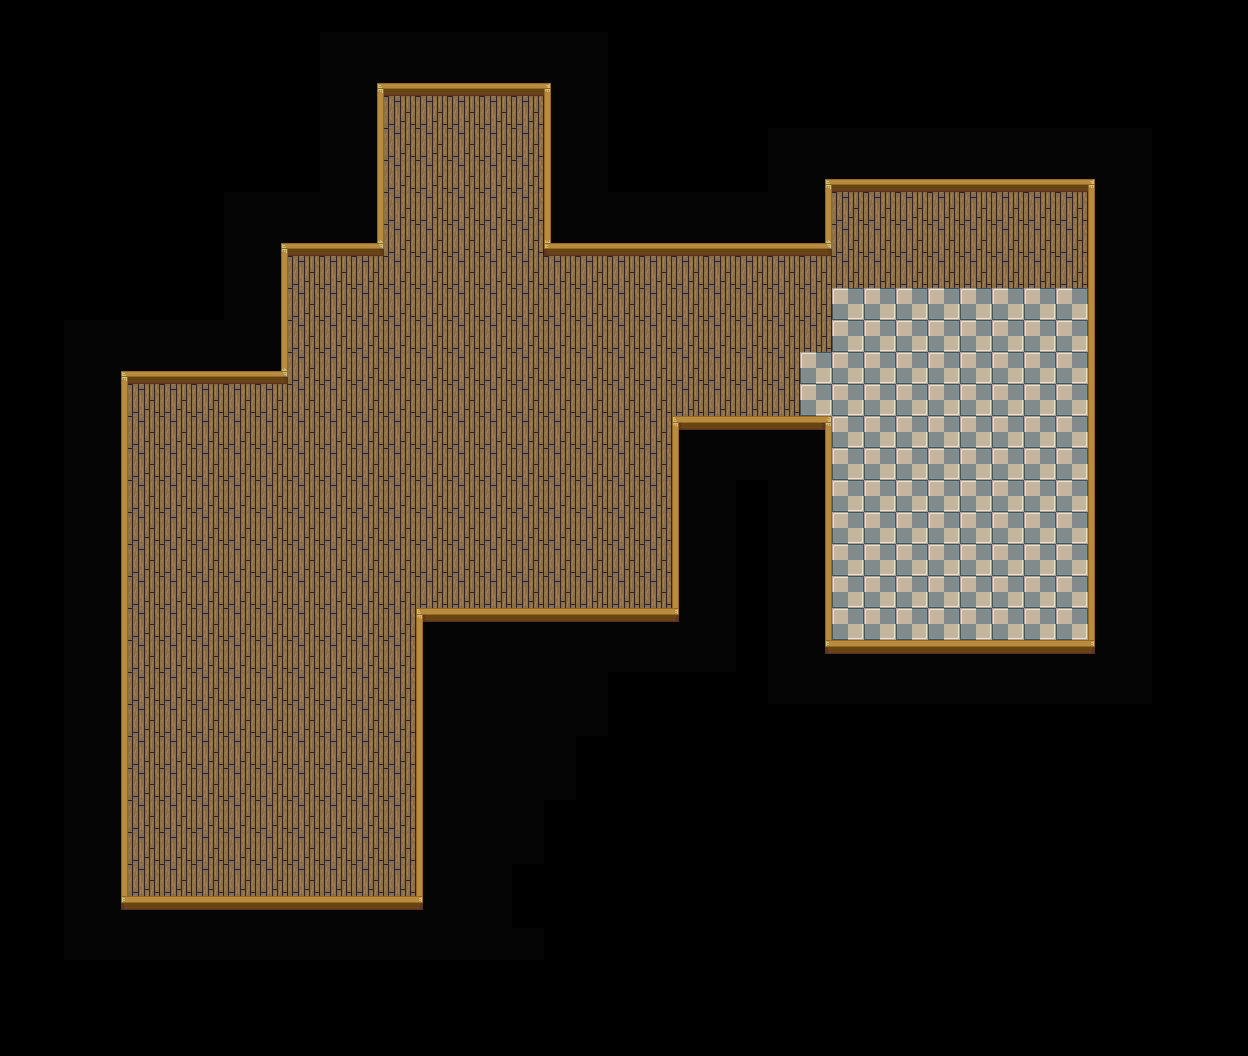

A 2D game scene composited from a Tiled map and its tileset images. What follows is a short description and the map's XML, with each tile layer's data collapsed to a summary:
An orthogonal 39x33 tile map with 32x32 px tiles, 1 tile layer (Fundo), 2 hidden layers not drawn, 3 tilesets and 100 objects (69x block, 7x c_cimento, 3x c_chave_inglesa, 3x c_martelo, 3x c_chave_de_fenda, ...).

<map version="1.2" tiledversion="1.2.4" orientation="orthogonal" renderorder="right-down" width="39" height="33" tilewidth="32" tileheight="32" infinite="0" nextlayerid="12" nextobjectid="262">
 <tileset firstgid="1" source="casa_tileset.tsx" />
 <tileset firstgid="257" source="parede.tsx" />
 <tileset firstgid="321" source="concertos.tsx" />
 <layer id="6" name="Fundo" width="39" height="33">
  <data>[1287 cells, 704 non-empty, 15 distinct tile ids]</data>
 </layer>
 <layer id="7" name="Paredes" width="39" height="33" visible="0">
  <data>[1287 cells, 90 non-empty, 3 distinct tile ids]</data>
 </layer>
 <layer id="10" name="Moveis" width="39" height="33" visible="0">
  <data>[1287 cells, 65 non-empty, 35 distinct tile ids]</data>
 </layer>
 <objectgroup id="5" name="Colisões">
  <object id="1" type="block" x="417" y="611" width="271.667" height="301" />
  <object id="2" type="block" x="124" y="894" width="299" height="67" />
  <object id="3" type="block" x="63" y="373" width="59" height="586" />
  <object id="4" type="block" x="126" y="337" width="161" height="140" />
  <object id="5" type="block" x="283" y="217" width="101" height="131" />
  <object id="6" type="block" x="375" y="84" width="176" height="107.333" />
  <object id="7" type="block" x="545" y="182.667" width="281" height="166.333" />
  <object id="8" type="block" x="825" y="179" width="272" height="108.667" />
  <object id="9" type="block" x="1090" y="265.333" width="62" height="439.667" />
  <object id="11" type="block" x="673.667" y="419.667" width="153" height="319" />
  <object id="33" type="block" x="818.833" y="640.5" width="278.334" height="319" />
  <object id="42" type="block" x="960.583" y="269.084" width="32" height="47.9997" />
  <object id="88" type="block" gid="84" x="864" y="288" width="32" height="32" />
  <object id="89" type="block" gid="84" x="1023.61" y="288.182" width="32" height="32" />
  <object id="90" type="block" gid="52" x="896" y="288" width="32" height="32" />
  <object id="93" type="block" gid="68" x="896.182" y="319.091" width="32" height="32" />
  <object id="94" type="block" gid="83" x="992.909" y="288.909" width="32" height="32" />
  <object id="95" type="block" gid="68" x="992.909" y="319.818" width="32" height="32" />
  <object id="96" type="block" gid="117" x="1024.36" y="319.636" width="32" height="32" />
  <object id="97" type="block" gid="52" x="1024" y="287.818" width="32" height="32" />
  <object id="98" type="block" gid="84" x="1023.82" y="287.818" width="32" height="32" />
  <object id="101" type="block" gid="85" x="927.818" y="288" width="32" height="32" />
  <object id="103" type="block" gid="155" x="1056.18" y="319.818" width="32" height="32" />
  <object id="104" type="block" gid="138" x="1055.82" y="288.909" width="32" height="32" />
  <object id="109" type="block" gid="124" x="1055.82" y="257.182" width="32" height="32" />
  <object id="110" type="block" gid="124" x="1055.82" y="225.364" width="32" height="32" />
  <object id="111" type="block" gid="124" x="1055.82" y="194.091" width="32" height="32" />
  <object id="112" type="block" gid="69" x="927.333" y="319.333" width="32" height="32" />
  <object id="113" type="block" gid="97" x="831.358" y="288.021" width="32" height="32" />
  <object id="114" type="block" gid="113" x="831.333" y="320" width="32" height="32" />
  <object id="115" type="block" gid="115" x="863.417" y="319.167" width="32" height="32" />
  <object id="118" type="block" gid="51" x="960" y="289.636" width="32" height="32" />
  <object id="120" gid="15" x="512" y="192.438" width="32" height="32" />
  <object id="121" gid="31" x="512" y="224.063" width="32" height="32" />
  <object id="122" gid="47" x="512.063" y="256" width="32" height="32" />
  <object id="123" type="block" gid="98" x="384" y="191.818" width="32" height="32" />
  <object id="124" type="block" gid="98" x="416" y="192.182" width="32" height="32" />
  <object id="125" type="block" gid="114" x="384" y="224" width="32" height="32" />
  <object id="126" type="block" gid="114" x="416" y="223.818" width="32" height="32" />
  <object id="127" type="block" gid="14" x="384" y="288.364" width="32" height="32" />
  <object id="128" type="block " gid="30" x="384" y="320" width="32" height="32" />
  <object id="129" type="block" gid="129" x="288" y="352" width="32" height="32" />
  <object id="130" type="block" gid="145" x="288.063" y="383.938" width="32" height="32" />
  <object id="135" type="block" gid="102" x="320" y="346" width="32" height="32" />
  <object id="136" type="block" gid="145" x="320" y="375.5" width="32" height="32" />
  <object id="140" type="block" gid="98" x="160" y="480.091" width="32" height="32" />
  <object id="141" type="block" gid="114" x="160.091" y="512" width="32" height="32" />
  <object id="142" type="block" gid="118" x="192" y="512.091" width="32" height="32" />
  <object id="143" type="block" gid="102" x="191.909" y="480.091" width="32" height="32" />
  <object id="144" type="block" gid="134" x="224" y="480" width="32" height="32" />
  <object id="145" type="block" gid="115" x="864" y="318.875" width="32" height="32" />
  <object id="146" type="block" gid="115" x="863.636" y="319.636" width="32" height="32" />
  <object id="166" type="block" gid="132" x="511.545" y="578.545" width="32" height="32" />
  <object id="167" type="block" gid="132" x="544" y="578.636" width="32" height="32" />
  <object id="168" type="block" gid="132" x="576.182" y="578.636" width="32" height="32" />
  <object id="169" type="block" gid="148" x="576.273" y="610.364" width="32" height="32" />
  <object id="170" type="block" gid="148" x="543.727" y="610.636" width="32" height="32" />
  <object id="171" type="block" gid="148" x="511.545" y="610.455" width="32" height="32" />
  <object id="172" type="block" gid="133" x="479.182" y="607.545" width="32" height="32" />
  <object id="173" type="block" gid="161" x="447" y="605" width="32" height="32" />
  <object id="174" type="block" gid="161" x="414.5" y="604" width="32" height="32" />
  <object id="178" gid="193" x="991.333" y="641.333" width="32" height="32" />
  <object id="179" gid="194" x="1023.36" y="641.273" width="32" height="32" />
  <object id="180" gid="177" x="991.455" y="609.909" width="32" height="32" />
  <object id="181" type="block" gid="178" x="1023.36" y="609.364" width="32" height="32" />
  <object id="222" type="block" gid="54" x="384" y="704" width="32" height="32" />
  <object id="224" type="block" gid="55" x="384" y="736" width="32" height="32" />
  <object id="225" type="block" gid="55" x="384" y="768" width="32" height="32" />
  <object id="226" type="block" gid="55" x="384" y="800" width="32" height="32" />
  <object id="227" type="block" gid="70" x="384" y="832" width="32" height="32" />
  <object id="228" type="block" gid="86" x="384" y="864" width="32" height="32" />
  <object id="236" x="135" y="487" width="54" height="15" />
  <object id="245" type="block" x="287" y="317" width="34" height="65" />
  <object id="247" x="293" y="326" width="25" height="56" />
  <object id="251" type="block" x="126" y="575" width="34" height="65" />
  <object id="252" x="152" y="739" width="1" />
  <object id="257" type="block" x="132" y="710" width="24" height="89" />
  <object id="258" type="block" x="924" y="451" width="67" height="26" />
  <object id="261" type="block" x="993" y="611" width="57" height="18" />
 </objectgroup>
 <objectgroup id="9" name="Concertos">
  <object id="57" type="c_chave_inglesa" gid="323" x="960" y="321" width="32" height="32" />
  <object id="58" type="f_chave_de_fenda" gid="324" x="287.333" y="418" width="32" height="32" />
  <object id="60" type="f_chave_inglesa" gid="326" x="450" y="225" width="32" height="32" />
  <object id="62" type="f_cimento" gid="327" x="635.333" y="603.666" width="32" height="32" />
  </objectgroup>
</map>
<!-- 17 of 100 objects omitted -->
